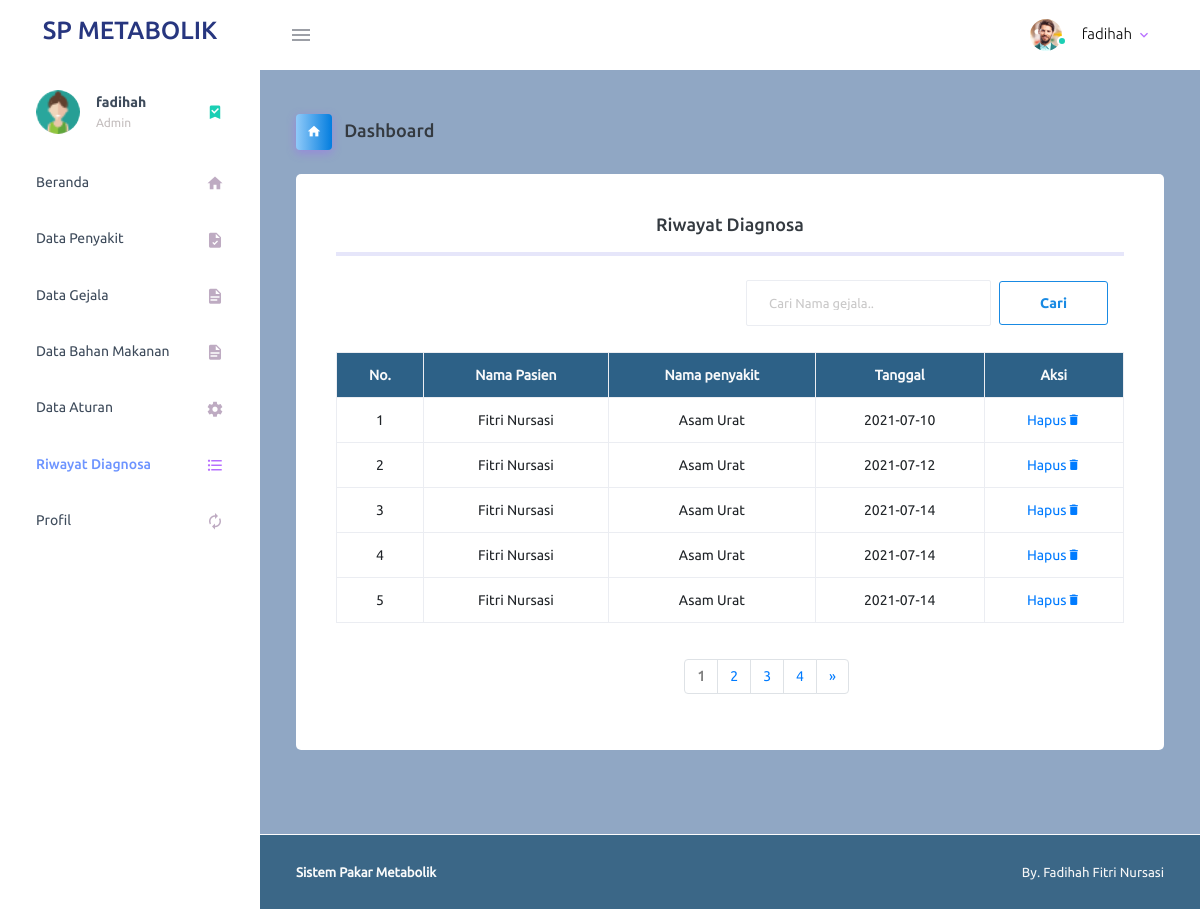
/page/dokter/riwayat_diagnosa.php (signed in), run on an earlier commit of the app's database.
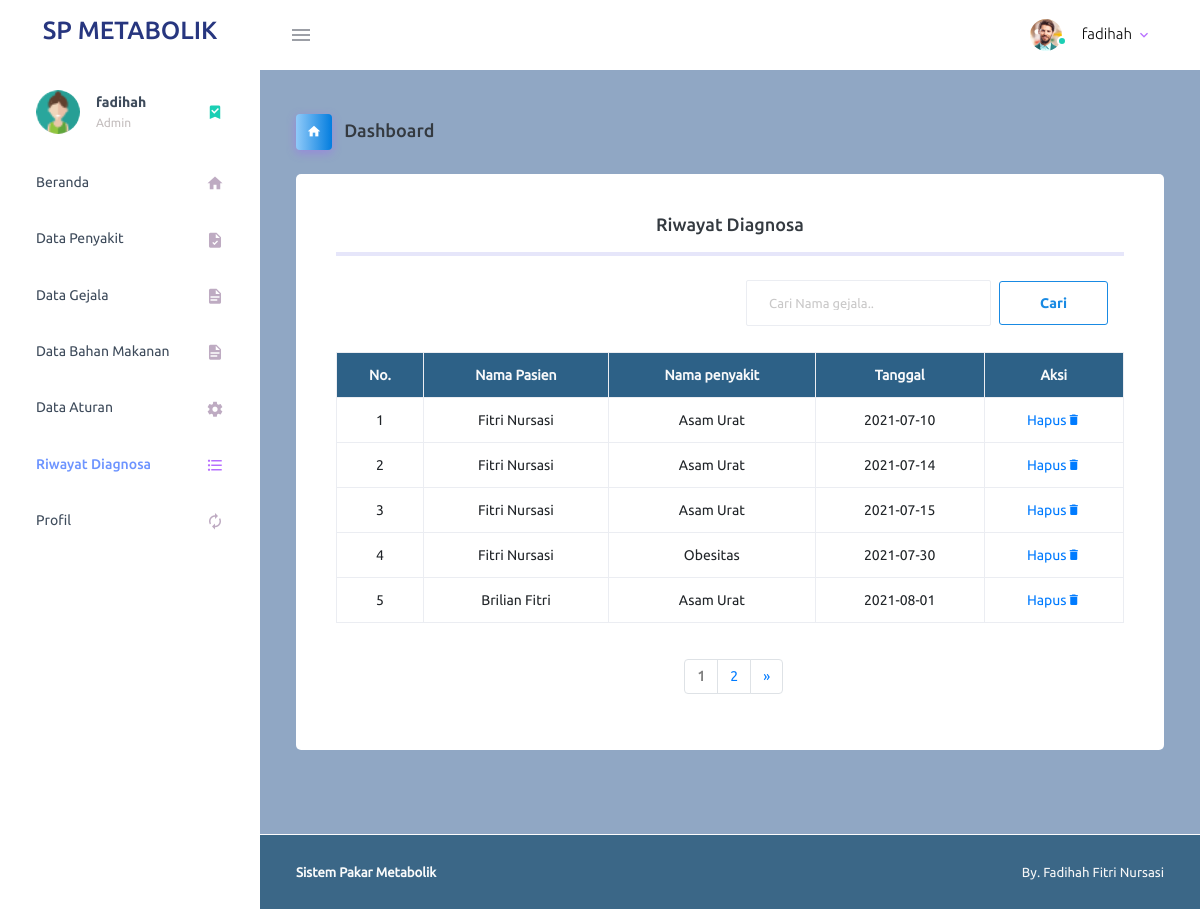
And on a later commit of the database.
### tables this page shows
CREATE TABLE `hasilkonsultasi` (
  `id_konsultasi` int(11) NOT NULL,
  `id_user` int(11) NOT NULL,
  `id_penyakit` int(11) NOT NULL,
  `tanggal` date NOT NULL
);

CREATE TABLE `user` (
  `id_user` int(5) NOT NULL,
  `nama` varchar(30) NOT NULL,
  `username` varchar(15) NOT NULL,
  `email` varchar(30) NOT NULL,
  `jk` varchar(10) NOT NULL,
  `password` varchar(255) NOT NULL,
  `role` varchar(10) DEFAULT NULL,
  `tgl_lahir` date DEFAULT NULL
);

CREATE TABLE `penyakit` (
  `id_penyakit` int(5) NOT NULL,
  `kode_penyakit` varchar(5) NOT NULL,
  `nama_penyakit` varchar(40) NOT NULL,
  `gambar` varchar(100) NOT NULL,
  `keterangan` text NOT NULL,
  `solusi` text NOT NULL,
  `penyebab` text NOT NULL
);

### page/koneksi.php (called while the page is built, shortened)
<?php
$conn = mysqli_connect("localhost", "root", "", "metabolik");
function query($query) {
    global $conn;
    $result = mysqli_query($conn, $query);
    $rows = [];
    while( $row = mysqli_fetch_assoc($result) ) {
        $rows[] = $row;
    }
    return $rows;
}
?>

### page/dokter/riwayat_diagnosa.php (the view, shortened to what the changed rows need)
<?php
require '../koneksi.php';
$jumlahdataperhalaman = 5;
$jumlahdata = count(query("SELECT*FROM hasilkonsultasi"));
$jumlahhalaman = ceil($jumlahdata/$jumlahdataperhalaman);
$halamanaktif = (isset($_GET["halaman"])) ? $_GET["halaman"]:1;
$awaldata = ($jumlahdataperhalaman * $halamanaktif) - $jumlahdataperhalaman;
$dhk = query("SELECT user.nama, penyakit.nama_penyakit,hasilkonsultasi.tanggal,hasilkonsultasi.id_konsultasi
              FROM user, penyakit, hasilkonsultasi
                WHERE user.id_user=hasilkonsultasi.id_user
                  AND penyakit.id_penyakit=hasilkonsultasi.id_penyakit
                  ORDER BY tanggal asc LIMIT $awaldata, $jumlahdataperhalaman
            ");
?>
<!DOCTYPE html>
<html lang="en">
  <head>
    <link rel="stylesheet" href="../vendor/assets/vendors/mdi/css/materialdesignicons.min.css">
    <link rel="stylesheet" href="../vendor/assets/vendors/css/vendor.bundle.base.css">
    <link rel="stylesheet" href="../vendor/assets/css/style.css">
  </head>
  <body>
    <div class="container-scroller">
      <div class="container-fluid page-body-wrapper">
        <div class="main-panel">
          <div class="content-wrapper">
            <div class="row">
              <div class="col-12 grid-margin stretch-card">
                <div class="card">
                  <div class="card-body text-center">
                    <br>
                        <table class="table table-bordered">
                            <tr class="text-center text-light" style="background-color:#2D6187;">
                            <th>No.</th>
                            <th>Nama Pasien</th>
                            <th>Nama penyakit</th>
                            <th>Tanggal</th>
                            <th>Aksi</th>
                            </tr>
                            <?php $i = 1; ?>
                            <?php foreach($dhk as $row) : ?>
                            <tr class="text-center">
                            <td><?= $i; ?></td>
                            <td><?= $row["nama"]; ?> </td>
                            <td><?= $row["nama_penyakit"];?> </td>
                            <td><?= $row["tanggal"]; ?> </td>
                            <td>
                              <a href="hapus_riwayat.php?id=<?= $row["id_konsultasi"];?>" onclick=" return confirm('Yakin ingin menghapus data ?');">Hapus<a class="mdi mdi-delete"></a></a>
                            </td>
                            </tr>
                            <?php $i++; ?>
                            <?php endforeach; ?>
                        </table><br><br>
                        <div class="container">
                          <div class="row">
                            <div class="col-md-6 offset-md-5">
                              <nav aria-label="Page navigation example">
                                <ul class="pagination">
                                  <li class="page-item">
                                    <?php for($i=1; $i<=$jumlahhalaman; $i++) :?>
                                    <?php if($i==$halamanaktif) : ?>
                                      <a class="page-link" href="?halaman=<?= $i;?>" style="font-weight: bold; color: grey;"> <?= $i; ?> </a>
                                    <?php else :?>
                                      <li class="page-item"><a class="page-link" href="?halaman=<?= $i;?>"> <?= $i; ?> </a></li>
                                        <?php endif; ?>
                                        <?php endfor; ?>
                                      </li>
                                  </ul>
                              </nav>
                            </div>
                          </div>
                        </div>
                  </div>
                </div>
              </div>
            </div>
          </div>
        </div>
      </div>
    </div>
  </body>
</html>

What changed in the data, as far as the page shows it:
removed hasilkonsultasi: id_user.nama "Fitri Nursasi", id_penyakit.nama_penyakit "Asam Urat", tanggal "2021-07-12"
removed hasilkonsultasi: id_user.nama "Fitri Nursasi", id_penyakit.nama_penyakit "Asam Urat", tanggal "2021-07-14"
removed hasilkonsultasi: id_user.nama "Fitri Nursasi", id_penyakit.nama_penyakit "Asam Urat", tanggal "2021-07-14"
now on this page (row unchanged): hasilkonsultasi: id_user.nama "Fitri Nursasi", id_penyakit.nama_penyakit "Asam Urat", tanggal "2021-07-15"
added hasilkonsultasi: id_user.nama "Fitri Nursasi", id_penyakit.nama_penyakit "Obesitas", tanggal "2021-07-30"
added hasilkonsultasi: id_user.nama "Brilian Fitri", id_penyakit.nama_penyakit "Asam Urat", tanggal "2021-08-01"
Also different on the page:
list line gone: "3"
list line gone: "4"
